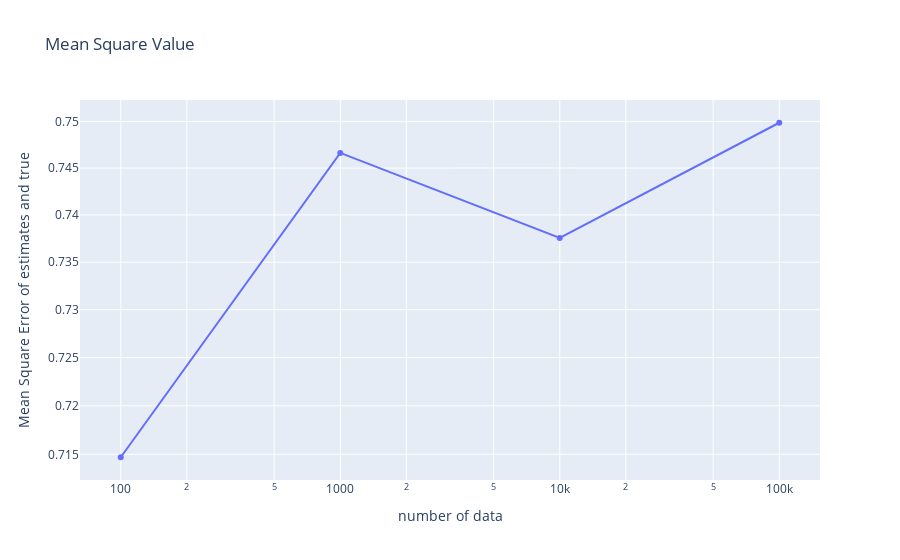
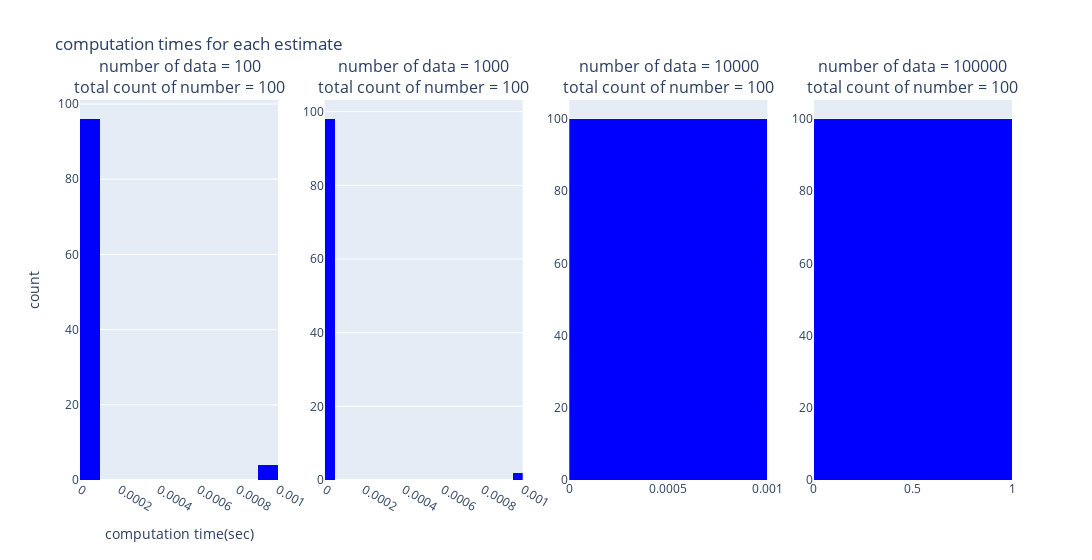
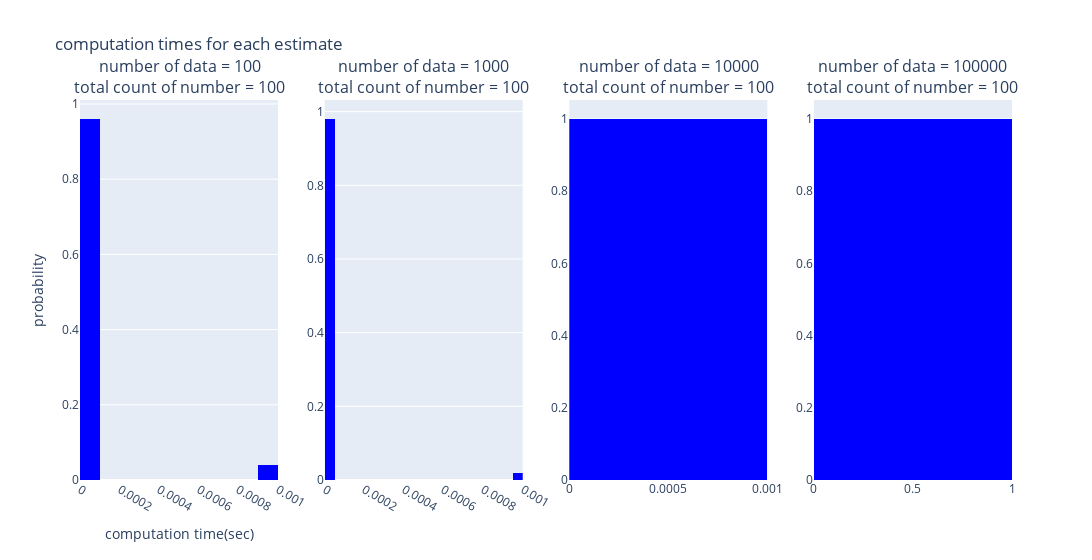
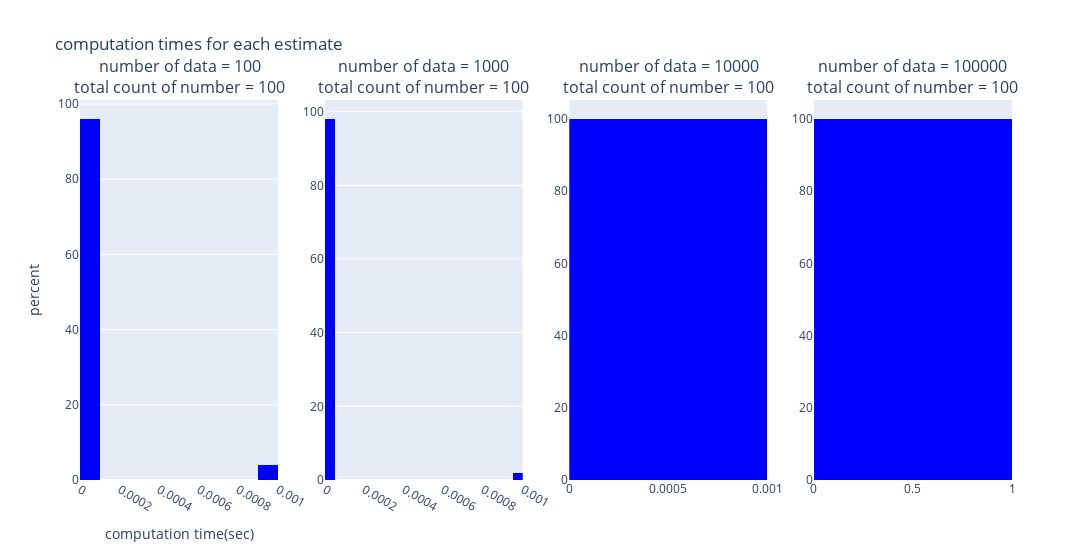

Here is the notebook cell these charts were saved with, in order:
### Code cell
# show graphs
data_analyzer.show_mse(num_data, param_affine_est_linear)
data_analyzer.show_computation_times(num_data, time_affine_est_linear)
data_analyzer.show_computation_times(num_data, time_affine_est_linear, histnorm="probability")
data_analyzer.show_computation_times(num_data, time_affine_est_linear, histnorm="percent")

data_analyzer.show_mse(num_data, param_linear_est_linear)
data_analyzer.show_computation_times(num_data, time_linear_est_linear, histnorm="probability")

### Figure 1 — Plotly figure (JSON) as saved in the notebook; plotly's stock layout.template omitted (floating-point values rounded to 4 significant figures)
{"data": [{"mode": "lines+markers", "type": "scatter", "x": [100, 1000, 10000, 100000], "y": [0.7147, 0.7466, 0.7376, 0.7499]}], "layout": {"title": {"text": "Mean Square Value"}, "xaxis": {"title": {"text": "number of data"}, "type": "log"}, "yaxis": {"title": {"text": "Mean Square Error of estimates and true"}, "type": "log"}}}

### Figure 2 — Plotly figure (JSON) as saved in the notebook; plotly's stock layout.template omitted (floating-point values rounded to 4 significant figures)
{"data": [{"histnorm": "", "marker": {"color": "Blue"}, "type": "histogram", "x": [0, 0, 0.0009968, 0, 0, 0, 0, 0, 0, 0, 0, 0, 0, 0, 0, 0, 0, 0, 0, 0, 0, 0, 0, 0, 0, 0, 0, 0, 0, 0, 0, 0, 0, 0, 0, 0, 0, 0, 0, 0, 0, 0, 0, 0, 0, 0, 0, 0, 0, 0, 0, 0, 0, 0, 0, 0, 0, 0, 0, 0, 0, 0, 0, 0.0009971, 0, 0, 0, 0, 0, 0, 0, 0, 0, 0, 0, 0, 0, 0, 0.0009973, 0, 0, 0, 0, 0, 0, 0, 0, 0, 0, 0, 0, 0, 0, 0.0009975, 0, 0, 0, 0, 0, 0], "xaxis": "x", "xbins": {"start": 0}, "yaxis": "y"}, {"histnorm": "", "marker": {"color": "Blue"}, "type": "histogram", "x": [0, 0, 0, 0, 0, 0, 0, 0, 0, 0, 0, 0, 0, 0, 0, 0, 0, 0, 0, 0, 0, 0, 0, 0, 0, 0, 0, 0, 0, 0, 0, 0, 0, 0, 0, 0, 0, 0, 0, 0, 0, 0, 0, 0, 0, 0, 0, 0, 0, 0, 0, 0, 0, 0, 0, 0, 0, 0, 0, 0, 0, 0, 0, 0, 0, 0, 0.0009978, 0, 0, 0, 0, 0, 0, 0, 0, 0, 0, 0, 0, 0, 0, 0, 0, 0, 0, 0, 0, 0, 0, 0, 0, 0.0009999, 0, 0, 0, 0, 0, 0, 0, 0], "xaxis": "x2", "xbins": {"start": 0}, "yaxis": "y2"}, {"histnorm": "", "marker": {"color": "Blue"}, "type": "histogram", "x": [0, 0, 0, 0, 0, 0, 0, 0, 0, 0, 0, 0, 0, 0, 0, 0, 0, 0, 0, 0, 0, 0, 0, 0, 0, 0, 0, 0, 0, 0, 0, 0, 0, 0, 0, 0, 0, 0, 0, 0, 0, 0, 0, 0, 0, 0, 0, 0, 0, 0, 0, 0, 0, 0, 0, 0, 0, 0, 0, 0, 0, 0.000998, 0, 0, 0, 0, 0, 0, 0, 0, 0, 0, 0, 0, 0, 0, 0, 0, 0, 0, 0, 0, 0, 0, 0, 0, 0, 0, 0, 0, 0, 0, 0, 0, 0, 0, 0, 0, 0, 0], "xaxis": "x3", "xbins": {"start": 0}, "yaxis": "y3"}, {"histnorm": "", "marker": {"color": "Blue"}, "type": "histogram", "x": [0, 0, 0, 0, 0, 0, 0, 0, 0, 0, 0, 0, 0, 0, 0, 0, 0, 0, 0, 0, 0, 0, 0, 0, 0, 0, 0, 0, 0, 0, 0, 0, 0, 0, 0, 0, 0, 0, 0, 0, 0, 0, 0, 0, 0, 0, 0, 0, 0, 0, 0, 0, 0, 0, 0, 0, 0, 0, 0, 0, 0, 0, 0, 0, 0, 0, 0, 0, 0, 0, 0, 0, 0, 0, 0, 0, 0, 0, 0, 0, 0, 0, 0, 0, 0, 0, 0, 0, 0, 0, 0, 0, 0, 0, 0, 0, 0, 0, 0, 0], "xaxis": "x4", "xbins": {"start": 0}, "yaxis": "y4"}], "layout": {"annotations": [{"font": {"size": 16}, "showarrow": false, "text": "number of data = 100<br>total count of number = 100", "x": 0.1062, "xanchor": "center", "xref": "paper", "y": 1, "yanchor": "bottom", "yref": "paper"}, {"font": {"size": 16}, "showarrow": false, "text": "number of data = 1000<br>total count of number = 100", "x": 0.3688, "xanchor": "center", "xref": "paper", "y": 1, "yanchor": "bottom", "yref": "paper"}, {"font": {"size": 16}, "showarrow": false, "text": "number of data = 10000<br>total count of number = 100", "x": 0.6313, "xanchor": "center", "xref": "paper", "y": 1, "yanchor": "bottom", "yref": "paper"}, {"font": {"size": 16}, "showarrow": false, "text": "number of data = 100000<br>total count of number = 100", "x": 0.8938, "xanchor": "center", "xref": "paper", "y": 1, "yanchor": "bottom", "yref": "paper"}], "showlegend": false, "title": {"text": "computation times for each estimate"}, "width": 1200, "xaxis": {"anchor": "y", "domain": [0, 0.2125], "title": {"text": "computation time(sec)"}}, "xaxis2": {"anchor": "y2", "domain": [0.2625, 0.475]}, "xaxis3": {"anchor": "y3", "domain": [0.525, 0.7375]}, "xaxis4": {"anchor": "y4", "domain": [0.7875, 1]}, "yaxis": {"anchor": "x", "domain": [0, 1], "title": {"text": "count"}}, "yaxis2": {"anchor": "x2", "domain": [0, 1]}, "yaxis3": {"anchor": "x3", "domain": [0, 1]}, "yaxis4": {"anchor": "x4", "domain": [0, 1]}}}

### Figure 3 — Plotly figure (JSON) as saved in the notebook; plotly's stock layout.template omitted (floating-point values rounded to 4 significant figures)
{"data": [{"histnorm": "probability", "marker": {"color": "Blue"}, "type": "histogram", "x": [0, 0, 0.0009968, 0, 0, 0, 0, 0, 0, 0, 0, 0, 0, 0, 0, 0, 0, 0, 0, 0, 0, 0, 0, 0, 0, 0, 0, 0, 0, 0, 0, 0, 0, 0, 0, 0, 0, 0, 0, 0, 0, 0, 0, 0, 0, 0, 0, 0, 0, 0, 0, 0, 0, 0, 0, 0, 0, 0, 0, 0, 0, 0, 0, 0.0009971, 0, 0, 0, 0, 0, 0, 0, 0, 0, 0, 0, 0, 0, 0, 0.0009973, 0, 0, 0, 0, 0, 0, 0, 0, 0, 0, 0, 0, 0, 0, 0.0009975, 0, 0, 0, 0, 0, 0], "xaxis": "x", "xbins": {"start": 0}, "yaxis": "y"}, {"histnorm": "probability", "marker": {"color": "Blue"}, "type": "histogram", "x": [0, 0, 0, 0, 0, 0, 0, 0, 0, 0, 0, 0, 0, 0, 0, 0, 0, 0, 0, 0, 0, 0, 0, 0, 0, 0, 0, 0, 0, 0, 0, 0, 0, 0, 0, 0, 0, 0, 0, 0, 0, 0, 0, 0, 0, 0, 0, 0, 0, 0, 0, 0, 0, 0, 0, 0, 0, 0, 0, 0, 0, 0, 0, 0, 0, 0, 0.0009978, 0, 0, 0, 0, 0, 0, 0, 0, 0, 0, 0, 0, 0, 0, 0, 0, 0, 0, 0, 0, 0, 0, 0, 0, 0.0009999, 0, 0, 0, 0, 0, 0, 0, 0], "xaxis": "x2", "xbins": {"start": 0}, "yaxis": "y2"}, {"histnorm": "probability", "marker": {"color": "Blue"}, "type": "histogram", "x": [0, 0, 0, 0, 0, 0, 0, 0, 0, 0, 0, 0, 0, 0, 0, 0, 0, 0, 0, 0, 0, 0, 0, 0, 0, 0, 0, 0, 0, 0, 0, 0, 0, 0, 0, 0, 0, 0, 0, 0, 0, 0, 0, 0, 0, 0, 0, 0, 0, 0, 0, 0, 0, 0, 0, 0, 0, 0, 0, 0, 0, 0.000998, 0, 0, 0, 0, 0, 0, 0, 0, 0, 0, 0, 0, 0, 0, 0, 0, 0, 0, 0, 0, 0, 0, 0, 0, 0, 0, 0, 0, 0, 0, 0, 0, 0, 0, 0, 0, 0, 0], "xaxis": "x3", "xbins": {"start": 0}, "yaxis": "y3"}, {"histnorm": "probability", "marker": {"color": "Blue"}, "type": "histogram", "x": [0, 0, 0, 0, 0, 0, 0, 0, 0, 0, 0, 0, 0, 0, 0, 0, 0, 0, 0, 0, 0, 0, 0, 0, 0, 0, 0, 0, 0, 0, 0, 0, 0, 0, 0, 0, 0, 0, 0, 0, 0, 0, 0, 0, 0, 0, 0, 0, 0, 0, 0, 0, 0, 0, 0, 0, 0, 0, 0, 0, 0, 0, 0, 0, 0, 0, 0, 0, 0, 0, 0, 0, 0, 0, 0, 0, 0, 0, 0, 0, 0, 0, 0, 0, 0, 0, 0, 0, 0, 0, 0, 0, 0, 0, 0, 0, 0, 0, 0, 0], "xaxis": "x4", "xbins": {"start": 0}, "yaxis": "y4"}], "layout": {"annotations": [{"font": {"size": 16}, "showarrow": false, "text": "number of data = 100<br>total count of number = 100", "x": 0.1062, "xanchor": "center", "xref": "paper", "y": 1, "yanchor": "bottom", "yref": "paper"}, {"font": {"size": 16}, "showarrow": false, "text": "number of data = 1000<br>total count of number = 100", "x": 0.3688, "xanchor": "center", "xref": "paper", "y": 1, "yanchor": "bottom", "yref": "paper"}, {"font": {"size": 16}, "showarrow": false, "text": "number of data = 10000<br>total count of number = 100", "x": 0.6313, "xanchor": "center", "xref": "paper", "y": 1, "yanchor": "bottom", "yref": "paper"}, {"font": {"size": 16}, "showarrow": false, "text": "number of data = 100000<br>total count of number = 100", "x": 0.8938, "xanchor": "center", "xref": "paper", "y": 1, "yanchor": "bottom", "yref": "paper"}], "showlegend": false, "title": {"text": "computation times for each estimate"}, "width": 1200, "xaxis": {"anchor": "y", "domain": [0, 0.2125], "title": {"text": "computation time(sec)"}}, "xaxis2": {"anchor": "y2", "domain": [0.2625, 0.475]}, "xaxis3": {"anchor": "y3", "domain": [0.525, 0.7375]}, "xaxis4": {"anchor": "y4", "domain": [0.7875, 1]}, "yaxis": {"anchor": "x", "domain": [0, 1], "title": {"text": "probability"}}, "yaxis2": {"anchor": "x2", "domain": [0, 1]}, "yaxis3": {"anchor": "x3", "domain": [0, 1]}, "yaxis4": {"anchor": "x4", "domain": [0, 1]}}}

### Figure 4 — Plotly figure (JSON) as saved in the notebook; plotly's stock layout.template omitted (floating-point values rounded to 4 significant figures)
{"data": [{"histnorm": "percent", "marker": {"color": "Blue"}, "type": "histogram", "x": [0, 0, 0.0009968, 0, 0, 0, 0, 0, 0, 0, 0, 0, 0, 0, 0, 0, 0, 0, 0, 0, 0, 0, 0, 0, 0, 0, 0, 0, 0, 0, 0, 0, 0, 0, 0, 0, 0, 0, 0, 0, 0, 0, 0, 0, 0, 0, 0, 0, 0, 0, 0, 0, 0, 0, 0, 0, 0, 0, 0, 0, 0, 0, 0, 0.0009971, 0, 0, 0, 0, 0, 0, 0, 0, 0, 0, 0, 0, 0, 0, 0.0009973, 0, 0, 0, 0, 0, 0, 0, 0, 0, 0, 0, 0, 0, 0, 0.0009975, 0, 0, 0, 0, 0, 0], "xaxis": "x", "xbins": {"start": 0}, "yaxis": "y"}, {"histnorm": "percent", "marker": {"color": "Blue"}, "type": "histogram", "x": [0, 0, 0, 0, 0, 0, 0, 0, 0, 0, 0, 0, 0, 0, 0, 0, 0, 0, 0, 0, 0, 0, 0, 0, 0, 0, 0, 0, 0, 0, 0, 0, 0, 0, 0, 0, 0, 0, 0, 0, 0, 0, 0, 0, 0, 0, 0, 0, 0, 0, 0, 0, 0, 0, 0, 0, 0, 0, 0, 0, 0, 0, 0, 0, 0, 0, 0.0009978, 0, 0, 0, 0, 0, 0, 0, 0, 0, 0, 0, 0, 0, 0, 0, 0, 0, 0, 0, 0, 0, 0, 0, 0, 0.0009999, 0, 0, 0, 0, 0, 0, 0, 0], "xaxis": "x2", "xbins": {"start": 0}, "yaxis": "y2"}, {"histnorm": "percent", "marker": {"color": "Blue"}, "type": "histogram", "x": [0, 0, 0, 0, 0, 0, 0, 0, 0, 0, 0, 0, 0, 0, 0, 0, 0, 0, 0, 0, 0, 0, 0, 0, 0, 0, 0, 0, 0, 0, 0, 0, 0, 0, 0, 0, 0, 0, 0, 0, 0, 0, 0, 0, 0, 0, 0, 0, 0, 0, 0, 0, 0, 0, 0, 0, 0, 0, 0, 0, 0, 0.000998, 0, 0, 0, 0, 0, 0, 0, 0, 0, 0, 0, 0, 0, 0, 0, 0, 0, 0, 0, 0, 0, 0, 0, 0, 0, 0, 0, 0, 0, 0, 0, 0, 0, 0, 0, 0, 0, 0], "xaxis": "x3", "xbins": {"start": 0}, "yaxis": "y3"}, {"histnorm": "percent", "marker": {"color": "Blue"}, "type": "histogram", "x": [0, 0, 0, 0, 0, 0, 0, 0, 0, 0, 0, 0, 0, 0, 0, 0, 0, 0, 0, 0, 0, 0, 0, 0, 0, 0, 0, 0, 0, 0, 0, 0, 0, 0, 0, 0, 0, 0, 0, 0, 0, 0, 0, 0, 0, 0, 0, 0, 0, 0, 0, 0, 0, 0, 0, 0, 0, 0, 0, 0, 0, 0, 0, 0, 0, 0, 0, 0, 0, 0, 0, 0, 0, 0, 0, 0, 0, 0, 0, 0, 0, 0, 0, 0, 0, 0, 0, 0, 0, 0, 0, 0, 0, 0, 0, 0, 0, 0, 0, 0], "xaxis": "x4", "xbins": {"start": 0}, "yaxis": "y4"}], "layout": {"annotations": [{"font": {"size": 16}, "showarrow": false, "text": "number of data = 100<br>total count of number = 100", "x": 0.1062, "xanchor": "center", "xref": "paper", "y": 1, "yanchor": "bottom", "yref": "paper"}, {"font": {"size": 16}, "showarrow": false, "text": "number of data = 1000<br>total count of number = 100", "x": 0.3688, "xanchor": "center", "xref": "paper", "y": 1, "yanchor": "bottom", "yref": "paper"}, {"font": {"size": 16}, "showarrow": false, "text": "number of data = 10000<br>total count of number = 100", "x": 0.6313, "xanchor": "center", "xref": "paper", "y": 1, "yanchor": "bottom", "yref": "paper"}, {"font": {"size": 16}, "showarrow": false, "text": "number of data = 100000<br>total count of number = 100", "x": 0.8938, "xanchor": "center", "xref": "paper", "y": 1, "yanchor": "bottom", "yref": "paper"}], "showlegend": false, "title": {"text": "computation times for each estimate"}, "width": 1200, "xaxis": {"anchor": "y", "domain": [0, 0.2125], "title": {"text": "computation time(sec)"}}, "xaxis2": {"anchor": "y2", "domain": [0.2625, 0.475]}, "xaxis3": {"anchor": "y3", "domain": [0.525, 0.7375]}, "xaxis4": {"anchor": "y4", "domain": [0.7875, 1]}, "yaxis": {"anchor": "x", "domain": [0, 1], "title": {"text": "percent"}}, "yaxis2": {"anchor": "x2", "domain": [0, 1]}, "yaxis3": {"anchor": "x3", "domain": [0, 1]}, "yaxis4": {"anchor": "x4", "domain": [0, 1]}}}
